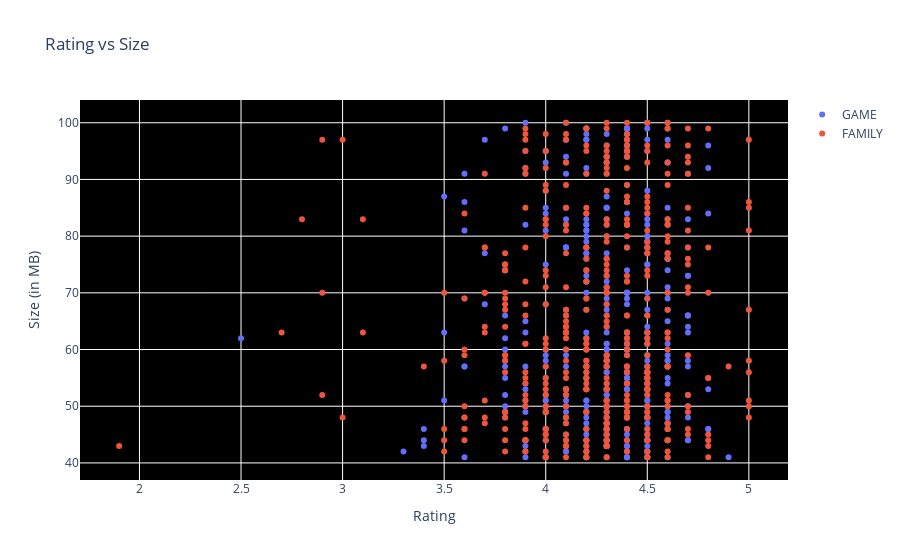

The cell this chart's notebook holds for it:
### Markdown cell above
Most top rated apps are optimally sized between **~2MB to ~40MB** - neither too light nor too heavy.

### Code cell
c = ['hsl('+str(h)+',50%'+',50%)' for h in np.linspace(0, 360, len(list(set(groups.Category))))]

subset_df = df[df.Size > 40]
groups_temp = subset_df.groupby('Category').filter(lambda x: len(x) >20)

# for category in enumerate(list(set(groups_temp.Category))):
#     print (category)

data = [{
    'x': groups_temp.loc[subset_df.Category==category[1]]['Rating'],
    'type':'scatter',
    'y' : subset_df['Size'],
    'name' : str(category[1]),
    'mode' : 'markers',
    'showlegend': True,
    #'marker': {'color':c[i]}
    #'text' : df['rating'],
    } for category in enumerate(['GAME', 'FAMILY'])]


layout = {'title':"Rating vs Size",
          'xaxis': {'title' : 'Rating'},
          'yaxis' : {'title' : 'Size (in MB)'},
         'plot_bgcolor': 'rgb(0,0,0)'}

plotly.offline.iplot({'data': data, 'layout': layout})

# heavy_categories = [ 'ENTERTAINMENT', 'MEDICAL', 'DATING']

# data = [{
#     'x': groups.loc[df.Category==category]['Rating'],
#     'type':'scatter',
#     'y' : df['Size'],
#     'name' : category,
#     'mode' : 'markers',
#     'showlegend': True,
#     #'text' : df['rating'],
#     } for category in heavy_categories]

### Figure 1 — Plotly figure (JSON) as saved in the notebook; plotly's stock layout.template omitted (floating-point values rounded to 4 significant figures; data arrays with more than 128 entries replaced by an {"elided": "..."} marker saying what was removed)
{"data": [{"mode": "markers", "name": "GAME", "showlegend": true, "x": {"elided": "397 float values"}, "y": {"elided": "1307 int values"}, "type": "scatter"}, {"mode": "markers", "name": "FAMILY", "showlegend": true, "x": {"elided": "456 float values"}, "y": {"elided": "1307 int values"}, "type": "scatter"}], "layout": {"plot_bgcolor": "rgb(0,0,0)", "title": {"text": "Rating vs Size"}, "xaxis": {"title": {"text": "Rating"}}, "yaxis": {"title": {"text": "Size (in MB)"}}}}
